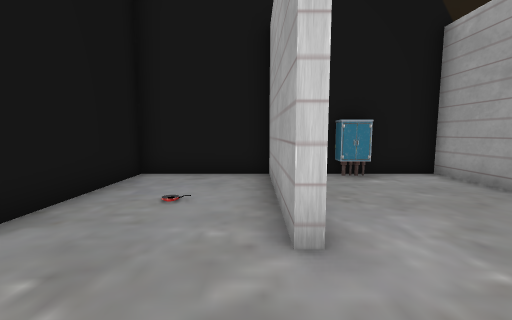
[1] (above)

21 first-person views from a walk through a scene from a Unity 3-D project. The camera is 1.2 m above the floor, tilts 6° down and sees 90° across. The floor is counted in squares, 1 m on a side. Each view is taken from the middle of a square. On the plan, view 1 faces up. The plan holds only what a view shows up to about 12 squares ahead; the rest is blank. The place goes on beyond the plan. The player character is not drawn. Some animated figures are left out. Some surface patterns are stand-ins.

[2]
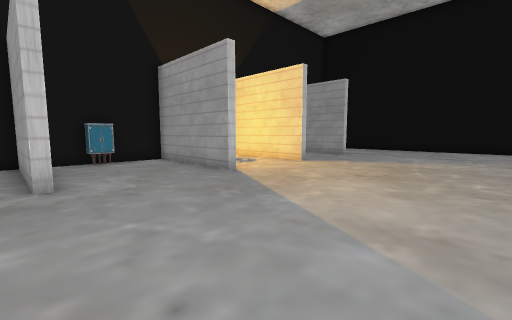

[3]
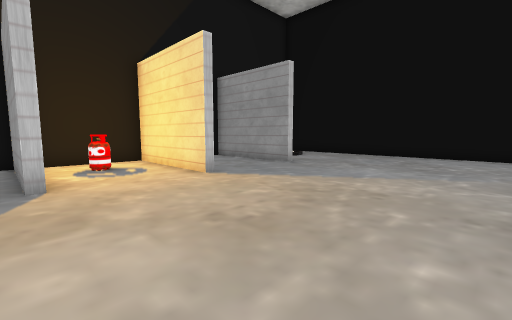

[4]
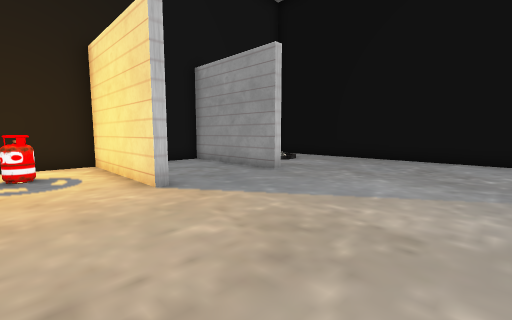

[5]
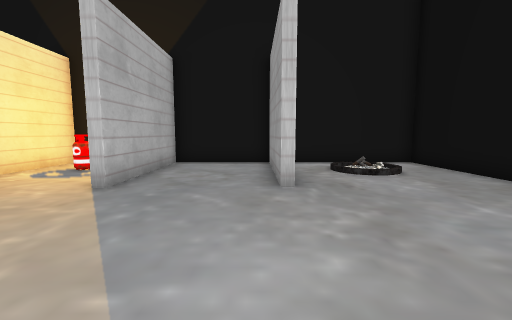

[6]
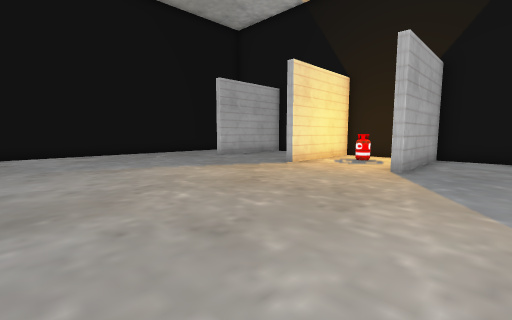

[7]
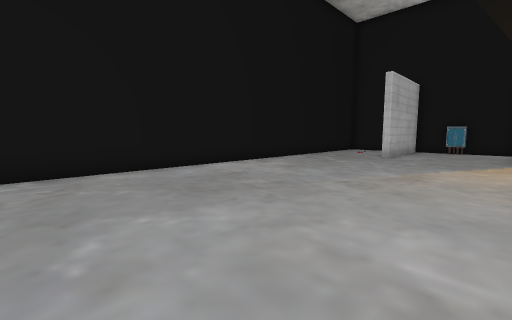

[8]
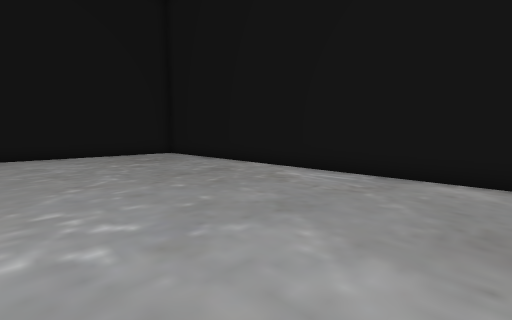

[9]
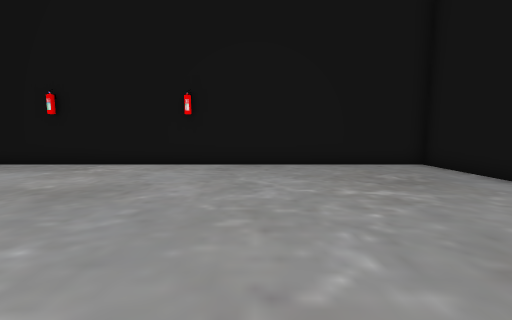

[10]
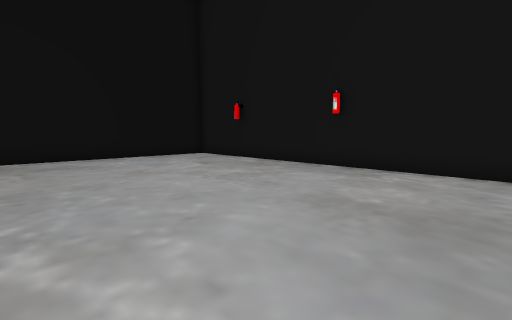

[11]
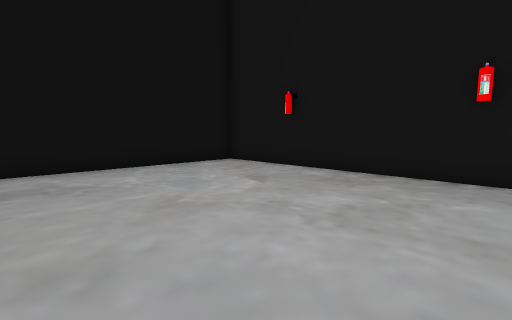

[12]
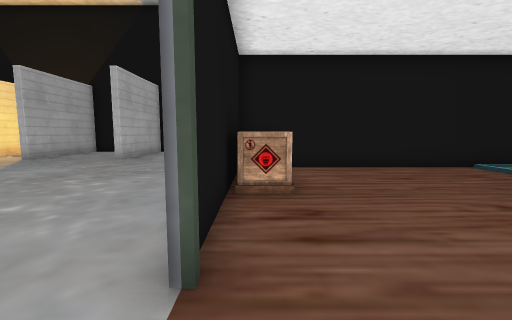

[13]
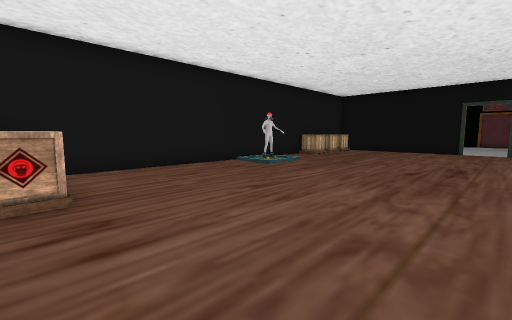

[14]
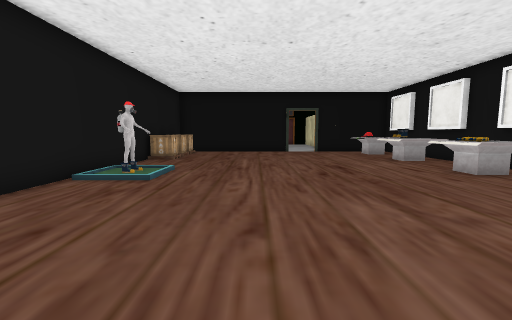

[15]
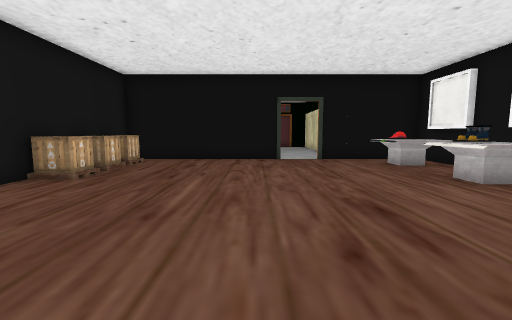

[16]
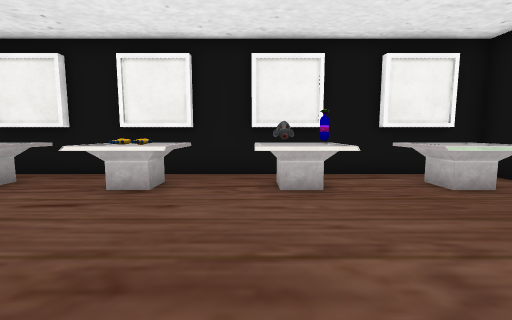

[17]
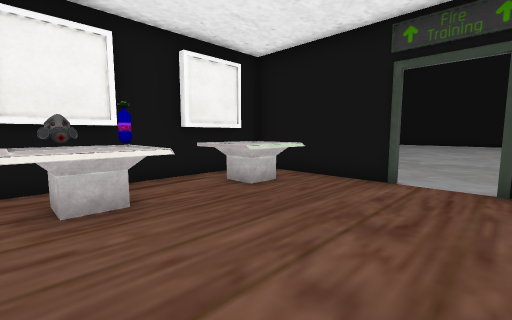

[18]
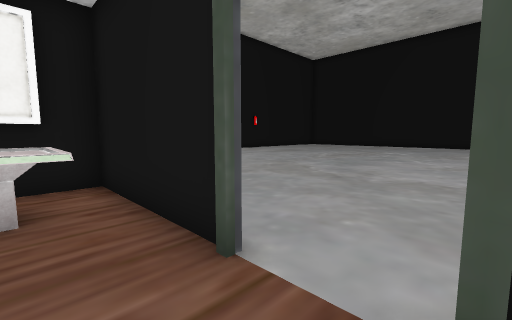

[19]
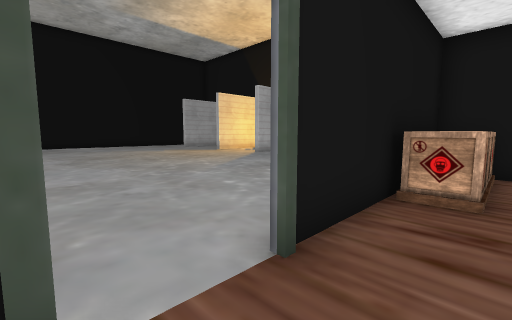

[20]
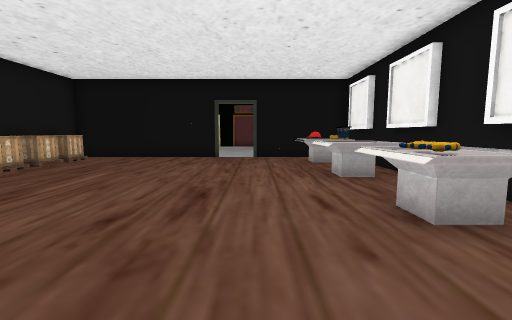

[21]
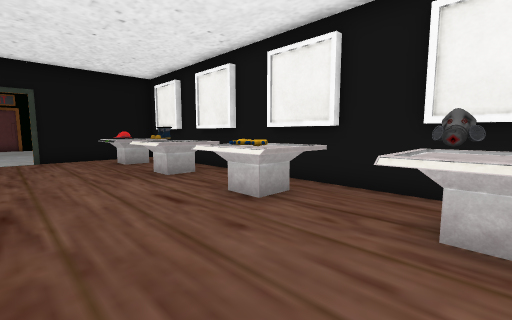

### Floor plan
Ten units are one square. View 1 is at (0, 0); x grows to the right and y downward. Boxes are objects, and circles mark ways between rooms. Rooms are numbered by the first view taken in them; rooms with no view inside come last. Other rooms are left out.
<svg viewBox="-39 -80 424 312">
<path fill="none" stroke="#000" d="M94 -25 94 -75 56 -75 56 -25M53 -25 53 -75 12 -75M139 -31 139 -25 136 -25 136 -75 97 -75 97 -25M-34 22 -34 178M4 -25 4 -75 -34 -75 -34 -32M194 6 194 -18M204 0 194 0M-34 194 -34 227 194 227 194 140M194 -34 194 -75 146 -75M378 72 378 0 204 0M194 88 194 135 368 135M194 35 194 72M378 135 378 89"/>
<rect x="15" y="-75" width="20" height="10" fill="#bbb"><title>other object</title></rect>
<rect x="65" y="-65" width="10" height="20" fill="#bbb"><title>other object</title></rect>
<rect x="195" y="5" width="20" height="20" fill="#bbb"><title>other object</title></rect>
<rect x="195" y="105" width="30" height="20" fill="#bbb"><title>other object</title></rect>
<rect x="195" y="25" width="20" height="20" fill="#bbb"><title>other object</title></rect>
<rect x="205" y="125" width="20" height="10" fill="#bbb"><title>other object</title></rect>
<rect x="205" y="15" width="10" height="10" fill="#bbb"><title>other object</title></rect>
<rect x="235" y="125" width="30" height="10" fill="#bbb"><title>other object</title></rect>
<rect x="235" y="105" width="30" height="20" fill="#bbb"><title>other object</title></rect>
<rect x="275" y="125" width="20" height="10" fill="#bbb"><title>other object</title></rect>
<rect x="275" y="105" width="30" height="20" fill="#bbb"><title>other object</title></rect>
<rect x="285" y="5" width="10" height="10" fill="#bbb"><title>other object</title></rect>
<rect x="315" y="125" width="20" height="10" fill="#bbb"><title>other object</title></rect>
<rect x="315" y="105" width="20" height="20" fill="#bbb"><title>other object</title></rect>
<rect x="325" y="5" width="10" height="10" fill="#bbb"><title>other object</title></rect>
<rect x="335" y="5" width="20" height="10" fill="#bbb"><title>other object</title></rect>
<rect x="345" y="125" width="30" height="10" fill="#bbb"><title>other object</title></rect>
<rect x="345" y="105" width="30" height="20" fill="#bbb"><title>other object</title></rect>
<rect x="355" y="5" width="20" height="10" fill="#bbb"><title>other object</title></rect>
<circle cx="190" cy="80" r="3" fill="#2a7"/>
<text x="80" y="80">1</text>
<text x="290" y="70">2</text>
</svg>
Room 1 opens to room 2.

Where each view was taken, in squares from view 1:
view 1: 0 up, 0 right, facing up
view 2: 4 down, 0 right, facing up-right
view 3: 4 down, 5 right, facing up-right
view 4: 3 down, 7 right, facing up-right
view 5: 3 down, 13 right, facing up
view 6: 6 down, 12 right, facing up-left
view 7: 11 down, 5 right, facing up-left
view 8: 8 down, 4 right, facing down-left
view 9: 13 down, 3 right, facing down
view 10: 14 down, 6 right, facing down-right
view 11: 15 down, 10 right, facing down-right
view 12: 9 down, 20 right, facing up
view 13: 9 down, 20 right, facing up-right
view 14: 5 down, 21 right, facing right
view 15: 6 down, 26 right, facing right
view 16: 6 down, 26 right, facing down
view 17: 7 down, 26 right, facing down-left
view 18: 7 down, 21 right, facing down-left
view 19: 9 down, 21 right, facing up-left
view 20: 9 down, 25 right, facing right
view 21: 8 down, 25 right, facing down-right
